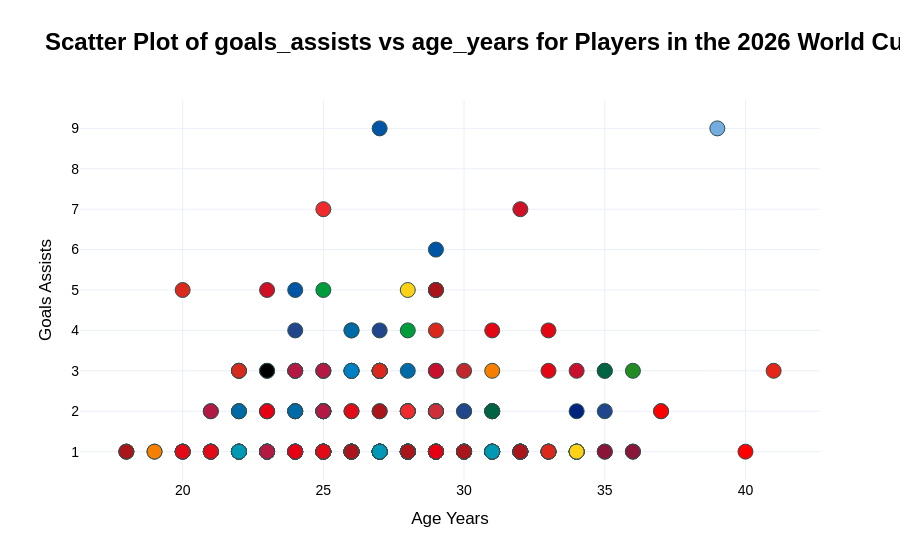

The code cell stored with this chart in its notebook:
### Code cell
# Scatter plot using plotly that shows the relationship between player age_years and goals_assists. Color should be by Primary Color HEX. Hover should show player name, team_country, age_years, club, position_first, and goals_assists. Only include players with one or more goals_assists
df_filtered_scatter = df[df[scatter_field_sum_y] > 0]

fig = go.Figure()
fig.add_trace(
    go.Scatter(
    x=df_filtered_scatter[scatter_field_sum_x],
    y=df_filtered_scatter[scatter_field_sum_y],
    mode='markers',
    marker=dict(
        color=df_filtered_scatter['Primary Color HEX'],  # Color by Primary Color HEX
        size=15,
        line=dict(width=1, color='DarkSlateGrey')
    ),
    text=df_filtered_scatter.apply(lambda row: f"Player: {row['player']}<br>Country: {row['team_country']}<br>Club: {row['club']}<br>Position: {row['position_first']}<br>{scatter_field_sum_y}: {row[scatter_field_sum_y]}<br>{scatter_field_sum_x}: {row[scatter_field_sum_x]}", axis=1),
    hoverinfo='text'
)
)
# Display the chart
fig.update_layout(
    xaxis_title=scatter_field_sum_x.replace('_', ' ').title(),
    yaxis_title=scatter_field_sum_y.replace('_', ' ').title(),
    font=dict(
        family=scatter_global_font
,
        size=14,
        color="Black"
    ),
    title=dict(
            text=f"<b>{scatter_title}</b>",
            font=dict(
                family=scatter_global_font,
                size=scatter_title_font_size,
                color="Black"
            )
        ),
    template='plotly_white'
)
fig.show()

### Figure 1 — Plotly figure (JSON) as saved in the notebook; plotly's stock layout.template omitted (floating-point values rounded to 4 significant figures; data arrays with more than 128 entries replaced by an {"elided": "..."} marker saying what was removed)
{"data": [{"hoverinfo": "text", "marker": {"color": {"elided": "271 str values"}, "line": {"color": "DarkSlateGrey", "width": 1}, "size": 15}, "mode": "markers", "text": {"elided": "271 str values"}, "type": "scatter", "x": {"elided": "271 float values"}, "y": {"elided": "271 float values"}}], "layout": {"font": {"color": "Black", "family": "Arial", "size": 14}, "title": {"font": {"color": "Black", "family": "Arial", "size": 24}, "text": "<b>Scatter Plot of goals_assists vs age_years for Players in the 2026 World Cup</b>"}, "xaxis": {"title": {"text": "Age Years"}}, "yaxis": {"title": {"text": "Goals Assists"}}}}
